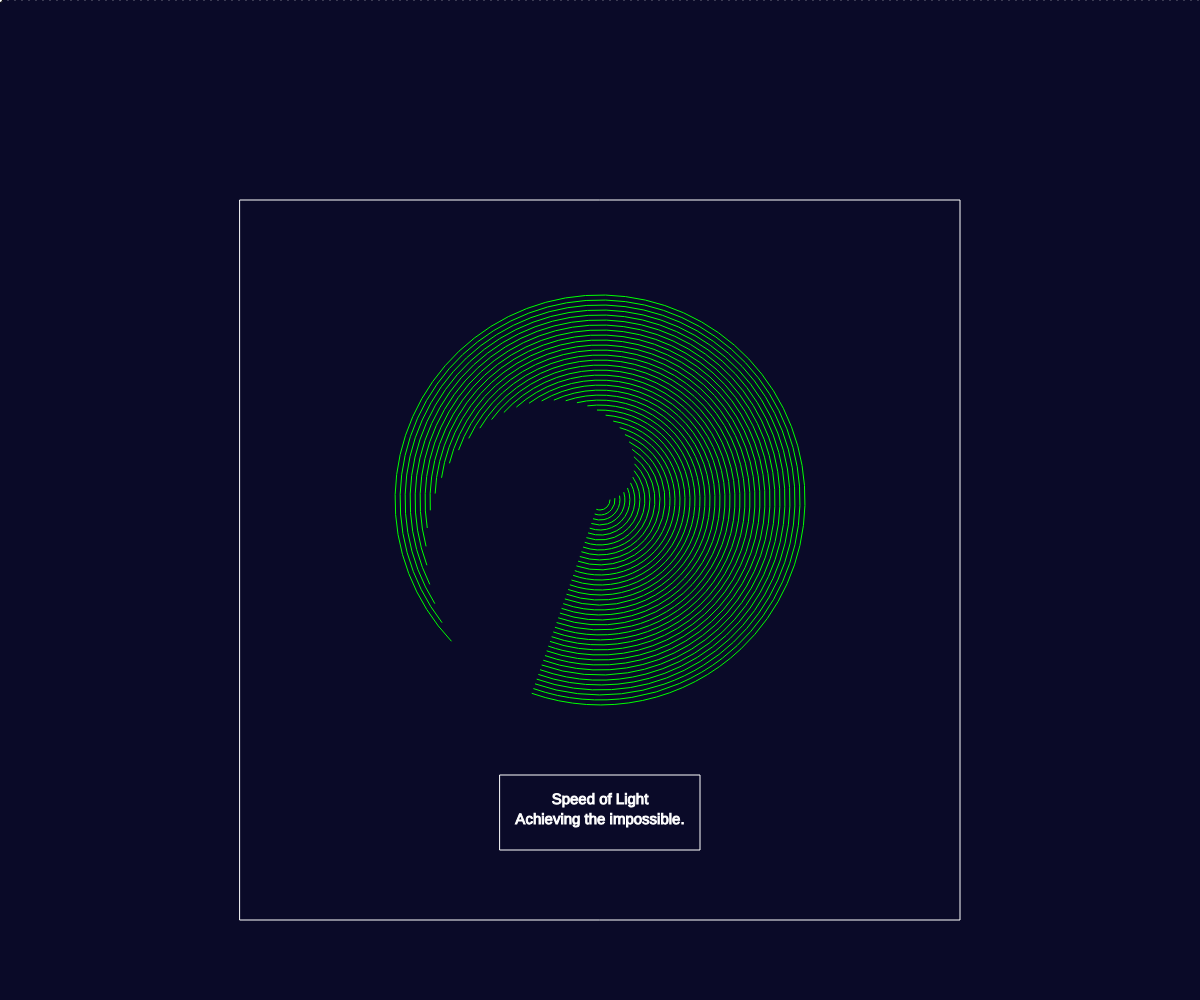
Frame 1 (no input)
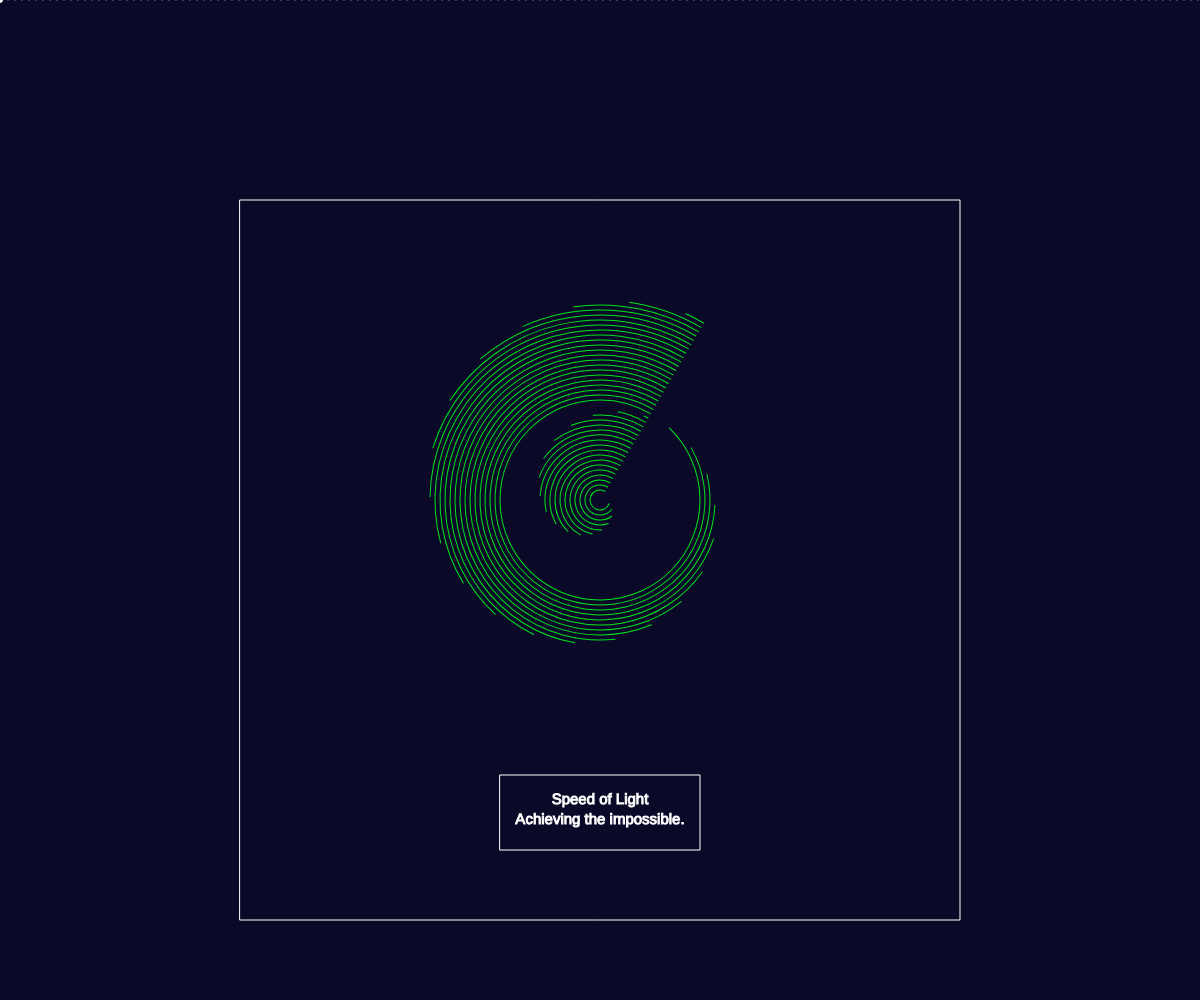
Frame 60 (no input)
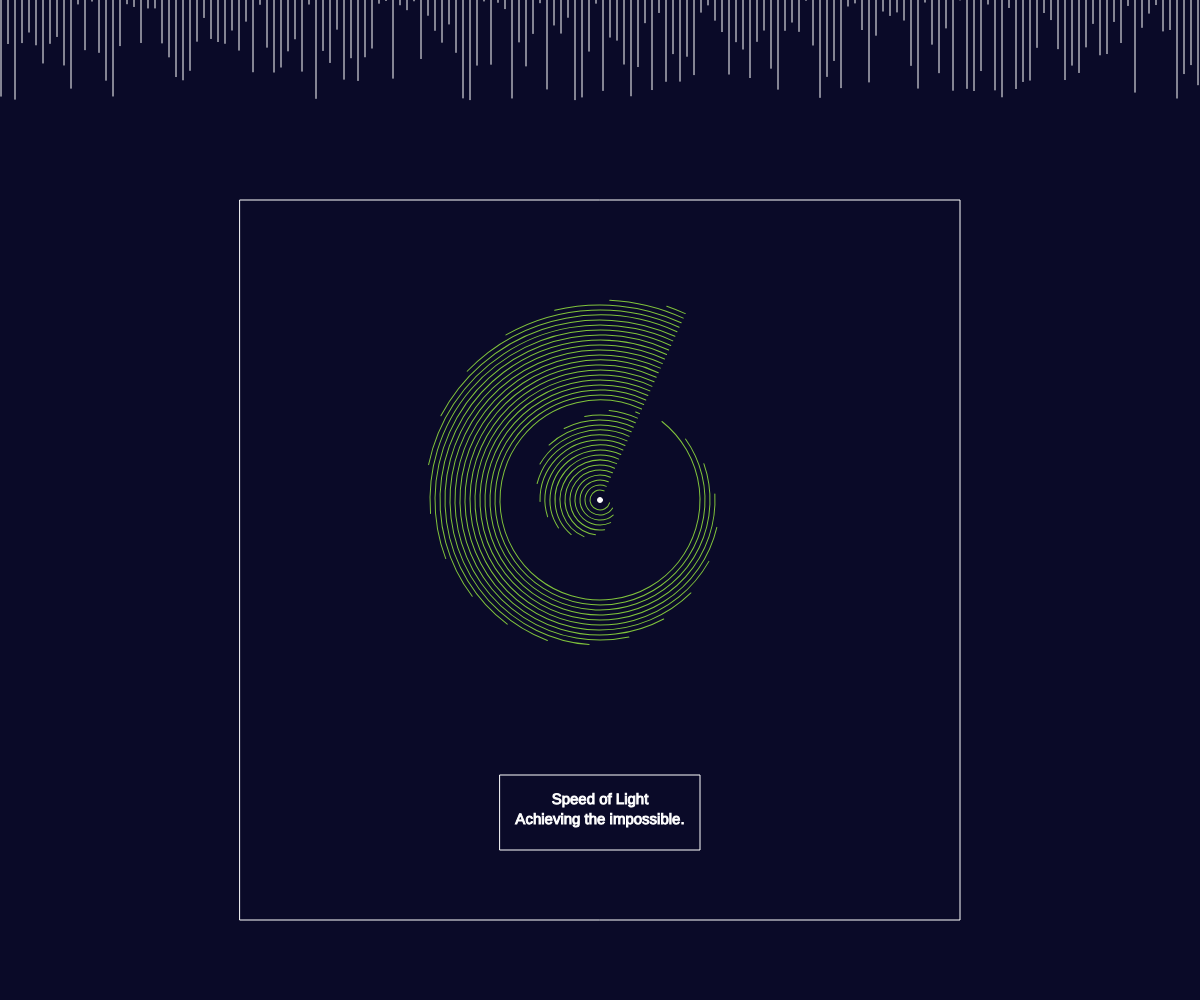
Frame 120 (the mouse pressed at the canvas centre since frame 60)

The p5.js sketch that drew these frames (run headless with seeded random() and noise() and a simulated clock; from frame 60 on, the mouse is pressed at the canvas centre):

// p5.js sketch
// ── sketch.js
let gap=10
let cirNum=40;
let cirSize=20;
let angle=0;
let cycleG=255;
let cycleB=0;
let circles=[];
function setup() {
  createCanvas(windowWidth, windowHeight);
}
//mouseY controls the R in RGB, as well as how far the vertical static goes
function draw() {
  background(10,10,40);
  fill('white');
  noCursor();
  circle(mouseX, mouseY, 5);
  
  push();
  translate(width/2,height/2);
  rotate(angle);
  angle=angle+map(mouseX,0,width,-.1,.1);
  noFill();
  cycleR=(mouseY/height*255);
  cycleG-=.5;
  if(cycleG==0){
    cycleG=255;
  }
  cycleB+=.5;
  if(cycleB==255){
    cycleB=0;
  }
  stroke(cycleR,cycleG,cycleB);
  strokeWeight(1);
  for(let i=0; i<cirNum; i++){
    arc(0,0, cirSize+gap*i, cirSize+gap*i, angle*i, 360-angle/2);
  }
  pop();
  push();
  stroke("white");
  for(let x=1; x<width-1; x+=7){
    line(x,random(mouseY*.2),x,0);
  }
  fill(255);
  textSize(15);
  textAlign(CENTER,CENTER);
  text("Speed of Light",width/2,height*.8);
  text("Achieving the impossible.", width/2,height*.8+20);
  noFill();
  square(width/5,height/5, width*.6);
  pop();
  
  push();
  translate(width/2, height*.8+10);
  noFill();
  stroke("white");
  rect(-100,-35,200,75);
}
